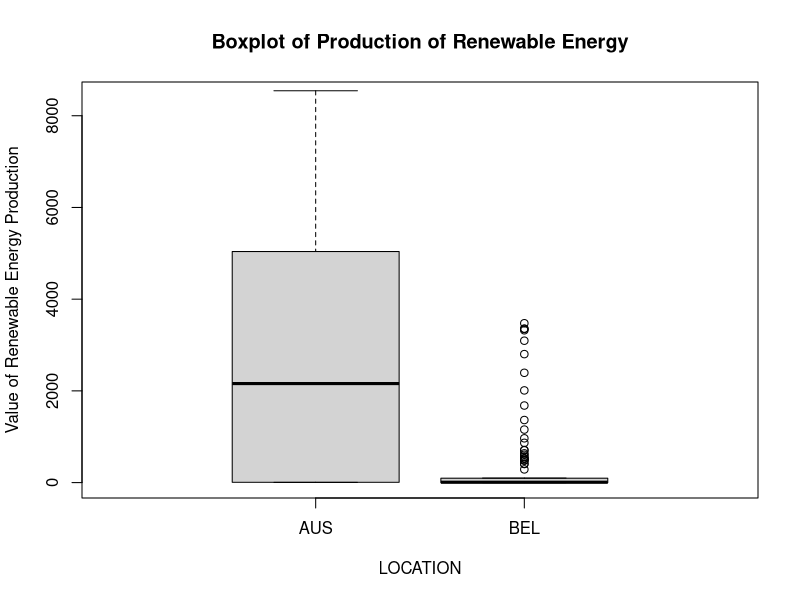
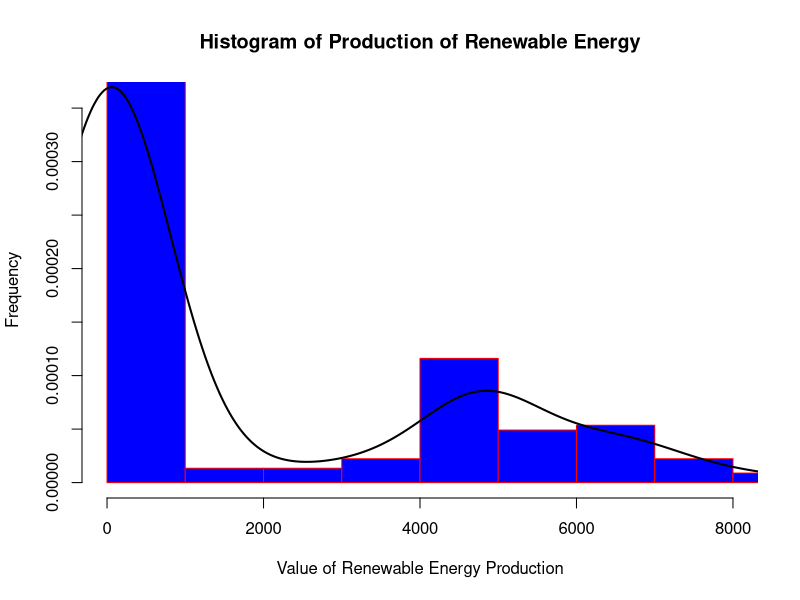

The R script that drew these images, in order:
library(readr)
energy<-read_csv("renewable_energy.csv")
df<-energy
filtered_df <- energy[energy$LOCATION%in% c('AUS', 'BEL'), ]
print(filtered_df)
wilcox_test_result <- wilcox.test(Value ~ LOCATION, data = filtered_df)

print(wilcox_test_result)

boxplot(Value ~ LOCATION, data = filtered_df, 
        main = "Boxplot of Production of Renewable Energy",
        xlab = "LOCATION",
        ylab = "Value of Renewable Energy Production",
        xlim=c(0,3),
        ylim=c(0,8400))
hist(filtered_df$Value, 
     main = "Histogram of Production of Renewable Energy",
     xlab = "Value of Renewable Energy Production",
     ylab = "Frequency",
     xlim=c(0,8000),
     ylim=c(0,0.00036),
     col = "blue",
     border = "red",
     
     probability = TRUE)
lines(density(filtered_df$Value), col = "black", lwd = 2)
